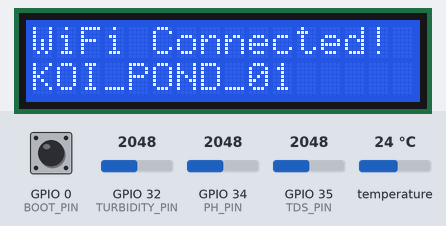
Bench run of a program on a simulated ESP32. Shown: 16×2 character LCD. Inputs (shaded band) come from the test bench; at power-on: GPIO 0 (BOOT_PIN) HIGH, GPIO 32 (TURBIDITY_PIN) = 2048, GPIO 34 (PH_PIN) = 2048, GPIO 35 (TDS_PIN) = 2048, temperature 24 °C. WiFi joins after 1.5 s; servers stay silent unless stated; the local clock reads 2024-03-15 10:24:30 at power-on unless the program sets it; EEPROM starts erased; what the program prints to the serial monitor is not drawn. At 8.2 s the program restarts the board; the recording ends there.

Above: at 1.9 s.
At 4.8 s:
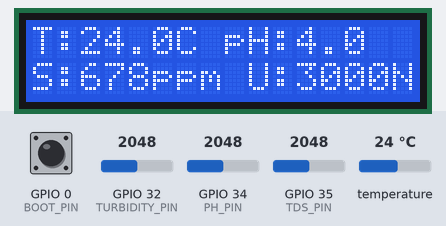
4.9 s: GPIO 0 (BOOT_PIN) pulled LOW for 3.2 s
At 7.6 s:
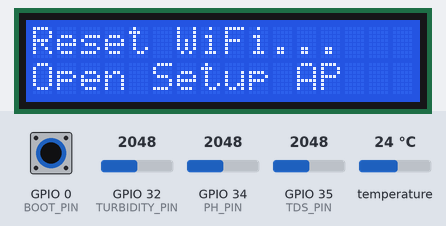
Timing chart, 0 to 8.2 s (numbered marks = the images above; inputs shaded):
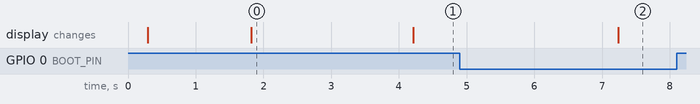

The program:

main.cpp
```cpp
#include <Arduino.h>
#include <WiFi.h>
#include <HTTPClient.h>
#include <WiFiManager.h>
#include <Preferences.h>
#include <ArduinoJson.h>
#include <Wire.h>
#include <LiquidCrystal_I2C.h>
#include <OneWire.h>
#include <DallasTemperature.h>
#include <time.h>

const char* serverUrl = "https://koikoi-pond.onrender.com/api/sensors/upload/";

#define ONE_WIRE_BUS 4
#define PH_PIN 34
#define TDS_PIN 35
#define TURBIDITY_PIN 32
#define LCD_SDA 21
#define LCD_SCL 22
#define BOOT_PIN 0

// Múi giờ Việt Nam (UTC+7)
const long GMT_OFFSET_SEC = 7 * 3600;
const int DAYLIGHT_OFFSET_SEC = 0;

// Chống gửi cảnh báo lặp liên tục mỗi vài giây (60 giây)
const unsigned long ALERT_COOLDOWN_MS = 60000;
unsigned long lastAlertSendMs = 0;

// Ghi nhớ mốc giờ định kỳ (6, 12, 21) đã gửi trong ngày
int lastScheduledDay = -1;
int lastScheduledHour = -1;

OneWire oneWire(ONE_WIRE_BUS);
DallasTemperature sensors(&oneWire);
LiquidCrystal_I2C lcd(0x27, 16, 2);
Preferences prefs;

char deviceId[32] = "KOI_POND_01";
bool shouldSaveConfig = false;

void saveConfigCallback() {
  shouldSaveConfig = true;
}

void loadDeviceId() {
  prefs.begin("koi_iot", true);
  String savedId = prefs.getString("device_id", "KOI_POND_01");
  prefs.end();

  savedId.trim();
  if (savedId.length() == 0) {
    savedId = "KOI_POND_01";
  }
  savedId.toCharArray(deviceId, sizeof(deviceId));
}

void saveDeviceId(const char* newId) {
  String cleanId(newId);
  cleanId.trim();
  if (cleanId.length() == 0) {
    cleanId = "KOI_POND_01";
  }
  prefs.begin("koi_iot", false);
  prefs.putString("device_id", cleanId);
  prefs.end();
  cleanId.toCharArray(deviceId, sizeof(deviceId));
}

void checkBootButtonToResetWifi() {
  if (digitalRead(BOOT_PIN) == LOW) {
    unsigned long pressStart = millis();
    while (digitalRead(BOOT_PIN) == LOW) {
      if (millis() - pressStart >= 1000) {
        Serial.println("Phat hien nhan nut BOOT -> Xoa Wi-Fi cu de doi mang moi...");
        lcd.clear();
        lcd.setCursor(0, 0);
        lcd.print("Reset WiFi...");
        lcd.setCursor(0, 1);
        lcd.print("Open Setup AP");

        WiFiManager wmTemp;
        wmTemp.resetSettings();
        WiFi.disconnect(true, true);
        delay(1000);
        ESP.restart();
      }
      delay(20);
    }
  }
}

float readAverageVoltage(int pin, int samples = 50) {
  long sum = 0;
  for (int i = 0; i < samples; i++) {
    sum += analogRead(pin);
    delayMicroseconds(400);
  }
  float avgRaw = (float)sum / samples;
  return avgRaw * (3.3f / 4095.0f);
}

float voltageToTdsPpm(float tdsVoltage, float tempC) {
  if (tdsVoltage < 0.04f) {
    return 0.0f;
  }

  float safeTemp = (tempC <= 0.0f) ? 25.0f : tempC;
  float tempCoeff = 1.0f + 0.02f * (safeTemp - 25.0f);
  if (tempCoeff < 0.5f) tempCoeff = 0.5f;

  float compVoltage = tdsVoltage / tempCoeff;
  float tdsPpm = (133.42f * pow(compVoltage, 3) -
                   255.86f * pow(compVoltage, 2) +
                   857.39f * compVoltage) * 0.5f;

  if (tdsPpm < 0.0f) tdsPpm = 0.0f;
  if (tdsPpm > 1500.0f) tdsPpm = 0.0f;
  return tdsPpm;
}

float voltageToTurbidityNtu(float turbVoltage) {
  if (turbVoltage < 0.20f) {
    return 0.0f;
  }

  float v5 = turbVoltage * (5.0f / 3.3f);
  float ntu = 0.0f;

  if (v5 >= 4.2f || v5 <= 2.5f) {
    ntu = 0.0f;
  } else {
    ntu = -1120.4f * sq(v5) + 5742.3f * v5 - 4352.9f;
  }

  if (ntu < 0.0f) ntu = 0.0f;
  if (ntu > 3000.0f) ntu = 3000.0f;
  return ntu;
}

// Kiểm tra vượt ngưỡng trên cả 4 thông số
bool isAnyOutOfRange(float tempC, float ph, float tds, float turb) {
  bool tempBad = (tempC < 20.0f || tempC > 28.0f);
  bool phBad   = (ph < 6.8f || ph > 8.0f);
  bool tdsBad  = (tds < 100.0f || tds > 400.0f);
  bool turbBad = (turb >= 25.0f);
  return (tempBad || phBad || tdsBad || turbBad);
}

bool sendSensorPayload(float tempC, float ph, float tds, float turb) {
  if (WiFi.status() != WL_CONNECTED) {
    Serial.printf("[%s] Mat ket noi Wi-Fi, dang thu ket noi lai...\n", deviceId);
    WiFi.reconnect();
    return false;
  }

  HTTPClient http;
  http.begin(serverUrl);
  http.addHeader("Content-Type", "application/json");

  StaticJsonDocument<256> doc;
  doc["device_id"] = deviceId;
  doc["temperature"] = tempC;
  doc["ph"] = ph;
  doc["tds"] = tds;
  doc["turbidity"] = turb;

  String requestBody;
  serializeJson(doc, requestBody);

  int httpResponseCode = http.POST(requestBody);
  bool ok = (httpResponseCode > 0 && httpResponseCode < 400);
  if (ok) {
    Serial.printf("[%s] Gui du lieu thanh cong! (HTTP %d)\n", deviceId, httpResponseCode);
  } else {
    Serial.printf("[%s] Loi gui du lieu: %d\n", deviceId, httpResponseCode);
  }
  http.end();
  return ok;
}

void setup() {
  Serial.begin(115200);
  delay(200);

  pinMode(BOOT_PIN, INPUT_PULLUP);
  loadDeviceId();
  Serial.printf("Device ID hien tai: %s\n", deviceId);

  Wire.begin(LCD_SDA, LCD_SCL);
  lcd.init();
  lcd.backlight();
  lcd.setCursor(0, 0);
  lcd.print("Koi Pond IoT");
  lcd.setCursor(0, 1);
  lcd.print(deviceId);

  WiFiManager wm;
  wm.setSaveConfigCallback(saveConfigCallback);

  WiFiManagerParameter custom_device_id(
      "device_id",
      "Device ID (vd: KOI_POND_02)",
      deviceId,
      sizeof(deviceId) - 1
  );
  wm.addParameter(&custom_device_id);

  if (!wm.autoConnect("KoiPond_Setup")) {
    Serial.println("Ket noi that bai, khoi dong lai thiet bi...");
    delay(3000);
    ESP.restart();
  }

  if (shouldSaveConfig) {
    saveDeviceId(custom_device_id.getValue());
    Serial.printf("Da luu Device ID moi: %s\n", deviceId);
  }

  // Đồng bộ thời gian thực qua NTP (UTC+7)
  configTime(GMT_OFFSET_SEC, DAYLIGHT_OFFSET_SEC, "pool.ntp.org", "time.nist.gov");

  Serial.println("Da ket noi Wi-Fi thanh cong!");
  Serial.printf("Gui du lieu cho thiet bi: %s\n", deviceId);

  lcd.clear();
  lcd.setCursor(0, 0);
  lcd.print("WiFi Connected!");
  lcd.setCursor(0, 1);
  lcd.print(deviceId);
  delay(1500);

  sensors.begin();
  pinMode(PH_PIN, INPUT);
  pinMode(TDS_PIN, INPUT);
  pinMode(TURBIDITY_PIN, INPUT);
}

void loop() {
  checkBootButtonToResetWifi();

  sensors.requestTemperatures();
  float waterTemp = sensors.getTempCByIndex(0);
  if (waterTemp == DEVICE_DISCONNECTED_C) {
    waterTemp = 0.0f;
  }

  float phVoltage = readAverageVoltage(PH_PIN);
  float tdsVoltage = readAverageVoltage(TDS_PIN);
  float turbidityVoltage = readAverageVoltage(TURBIDITY_PIN);

  float phValue = 7.0f + ((phVoltage - 2.5f) * 3.5f);
  if (phValue < 0.0f) phValue = 0.0f;
  if (phValue > 14.0f) phValue = 14.0f;

  float tdsPpm = voltageToTdsPpm(tdsVoltage, waterTemp);
  float turbidityNtu = voltageToTurbidityNtu(turbidityVoltage);

  Serial.printf("[%s] Temp: %.2f C | pH: %.2f | TDS: %.1f ppm | Turb: %.1f NTU\n",
                deviceId, waterTemp, phValue, tdsPpm, turbidityNtu);

  // Hiển thị liên tục trên LCD 16x2
  lcd.clear();
  lcd.setCursor(0, 0);
  lcd.print("T:");
  lcd.print(waterTemp, 1);
  lcd.print("C pH:");
  lcd.print(phValue, 1);

  lcd.setCursor(0, 1);
  lcd.print("S:");
  lcd.print((int)round(tdsPpm));
  lcd.print("ppm U:");
  lcd.print((int)round(turbidityNtu));
  lcd.print("NTU");

  bool outOfRange = isAnyOutOfRange(waterTemp, phValue, tdsPpm, turbidityNtu);

  if (outOfRange) {
    // Vượt ngưỡng bất kỳ 1 trong 4 thông số -> gửi ngay (có chống spam mỗi 60s)
    if (millis() - lastAlertSendMs >= ALERT_COOLDOWN_MS) {
      if (sendSensorPayload(waterTemp, phValue, tdsPpm, turbidityNtu)) {
        lastAlertSendMs = millis();
      }
    }
  } else {
    // Nước ổn định -> chỉ gửi vào 3 mốc: 6h sáng, 12h trưa, 21h tối
    struct tm timeinfo;
    if (getLocalTime(&timeinfo, 200)) {
      int hour = timeinfo.tm_hour;
      int yday = timeinfo.tm_yday;
      bool isTargetHour = (hour == 6 || hour == 12 || hour == 21);

      if (isTargetHour && !(lastScheduledDay == yday && lastScheduledHour == hour)) {
        if (sendSensorPayload(waterTemp, phValue, tdsPpm, turbidityNtu)) {
          lastScheduledDay = yday;
          lastScheduledHour = hour;
        }
      }
    }
  }

  delay(2000);
}
```

Measured:
- after the input at 4.9 s, the display: changes after 2.3 s (image 2)
- what the display in image 0 shows lasts 2.4 s, from 1.8 s to 4.2 s
